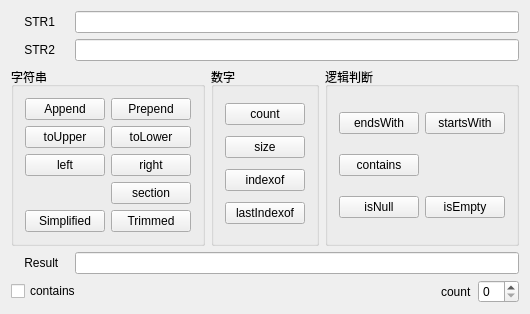
<?xml version="1.0" encoding="UTF-8"?>
<ui version="4.0">
 <class>qMYWidget</class>
 <widget class="QWidget" name="qMYWidget">
  <property name="geometry">
   <rect>
    <x>0</x>
    <y>0</y>
    <width>479</width>
    <height>301</height>
   </rect>
  </property>
  <property name="windowTitle">
   <string>qMYWidget</string>
  </property>
  <layout class="QVBoxLayout" name="verticalLayout_2">
   <item>
    <layout class="QGridLayout" name="gridLayout">
     <item row="0" column="0">
      <widget class="QLabel" name="STR1">
       <property name="text">
        <string>    STR1    </string>
       </property>
      </widget>
     </item>
     <item row="1" column="0">
      <widget class="QLabel" name="STR">
       <property name="text">
        <string>    STR2   </string>
       </property>
      </widget>
     </item>
     <item row="0" column="1">
      <widget class="QLineEdit" name="str1"/>
     </item>
     <item row="1" column="1">
      <widget class="QLineEdit" name="str2"/>
     </item>
    </layout>
   </item>
   <item>
    <layout class="QGridLayout" name="gridLayout_3">
     <item row="0" column="0">
      <widget class="QGroupBox" name="groupBox">
       <property name="title">
        <string>字符串</string>
       </property>
       <layout class="QGridLayout" name="gridLayout_2">
        <item row="0" column="0">
         <widget class="QPushButton" name="btnAppend">
          <property name="toolTip">
           <string>STR2添加到STR1之后</string>
          </property>
          <property name="text">
           <string>Append</string>
          </property>
         </widget>
        </item>
        <item row="0" column="1">
         <widget class="QPushButton" name="btnPrepend">
          <property name="toolTip">
           <string>STR2添加到STR1之后</string>
          </property>
          <property name="text">
           <string>Prepend</string>
          </property>
         </widget>
        </item>
        <item row="1" column="0">
         <widget class="QPushButton" name="btnToUpper">
          <property name="toolTip">
           <string>全部转为大写形式</string>
          </property>
          <property name="text">
           <string>toUpper</string>
          </property>
         </widget>
        </item>
        <item row="1" column="1">
         <widget class="QPushButton" name="btnToLower">
          <property name="toolTip">
           <string>全部转为小写形式</string>
          </property>
          <property name="text">
           <string>toLower</string>
          </property>
         </widget>
        </item>
        <item row="2" column="0">
         <widget class="QPushButton" name="btnLeft">
          <property name="toolTip">
           <string>从STR1左边取Result个字符</string>
          </property>
          <property name="text">
           <string>left</string>
          </property>
         </widget>
        </item>
        <item row="2" column="1">
         <widget class="QPushButton" name="btnRight">
          <property name="toolTip">
           <string>从STR2右边取Result个字符</string>
          </property>
          <property name="text">
           <string>right</string>
          </property>
         </widget>
        </item>
        <item row="3" column="1">
         <widget class="QPushButton" name="btnSection">
          <property name="toolTip">
           <string>以STR2作为分隔符，提取区间</string>
          </property>
          <property name="text">
           <string>section</string>
          </property>
         </widget>
        </item>
        <item row="4" column="0">
         <widget class="QPushButton" name="btnSimplified">
          <property name="toolTip">
           <string>去掉首尾的空格，中间连续空格用一个空格替换</string>
          </property>
          <property name="text">
           <string>Simplified</string>
          </property>
         </widget>
        </item>
        <item row="4" column="1">
         <widget class="QPushButton" name="btnTrimmed">
          <property name="toolTip">
           <string>去掉首尾的空格</string>
          </property>
          <property name="text">
           <string>Trimmed</string>
          </property>
         </widget>
        </item>
       </layout>
      </widget>
     </item>
     <item row="0" column="3">
      <widget class="QGroupBox" name="groupBox_3">
       <property name="title">
        <string>逻辑判断</string>
       </property>
       <layout class="QGridLayout" name="gridLayout_4">
        <item row="0" column="1">
         <widget class="QPushButton" name="btnStartsWith">
          <property name="text">
           <string>startsWith</string>
          </property>
         </widget>
        </item>
        <item row="0" column="0">
         <widget class="QPushButton" name="btnEndsWith">
          <property name="text">
           <string>endsWith</string>
          </property>
         </widget>
        </item>
        <item row="5" column="0">
         <widget class="QPushButton" name="btnIsNull">
          <property name="text">
           <string>isNull</string>
          </property>
         </widget>
        </item>
        <item row="1" column="0">
         <widget class="QPushButton" name="btnContains">
          <property name="text">
           <string>contains</string>
          </property>
         </widget>
        </item>
        <item row="5" column="1">
         <widget class="QPushButton" name="btnIsEmpty">
          <property name="text">
           <string>isEmpty</string>
          </property>
         </widget>
        </item>
       </layout>
      </widget>
     </item>
     <item row="0" column="2">
      <widget class="QGroupBox" name="groupBox_2">
       <property name="title">
        <string>数字</string>
       </property>
       <layout class="QVBoxLayout" name="verticalLayout">
        <item>
         <widget class="QPushButton" name="btnCount">
          <property name="toolTip">
           <string>显示STR1的字符数</string>
          </property>
          <property name="text">
           <string>count</string>
          </property>
         </widget>
        </item>
        <item>
         <widget class="QPushButton" name="btnSize">
          <property name="cursor">
           <cursorShape>ArrowCursor</cursorShape>
          </property>
          <property name="mouseTracking">
           <bool>false</bool>
          </property>
          <property name="toolTip">
           <string>显示STR2的字符数</string>
          </property>
          <property name="text">
           <string>size</string>
          </property>
         </widget>
        </item>
        <item>
         <widget class="QPushButton" name="btnIndexOf">
          <property name="text">
           <string>indexof</string>
          </property>
         </widget>
        </item>
        <item>
         <widget class="QPushButton" name="bnLastIndexof">
          <property name="text">
           <string>lastIndexof</string>
          </property>
         </widget>
        </item>
       </layout>
      </widget>
     </item>
    </layout>
   </item>
   <item>
    <layout class="QGridLayout" name="gridLayout_5">
     <item row="0" column="0">
      <widget class="QLabel" name="Result">
       <property name="text">
        <string>    Result   </string>
       </property>
      </widget>
     </item>
     <item row="0" column="1">
      <widget class="QLineEdit" name="result"/>
     </item>
    </layout>
   </item>
   <item>
    <layout class="QGridLayout" name="gridLayout_6">
     <item row="0" column="2">
      <widget class="QLabel" name="label_4">
       <property name="text">
        <string>count</string>
       </property>
      </widget>
     </item>
     <item row="0" column="3">
      <widget class="QSpinBox" name="spinBox"/>
     </item>
     <item row="0" column="0">
      <widget class="QCheckBox" name="checkBox">
       <property name="text">
        <string>contains </string>
       </property>
      </widget>
     </item>
     <item row="0" column="1">
      <spacer name="horizontalSpacer">
       <property name="orientation">
        <enum>Qt::Horizontal</enum>
       </property>
       <property name="sizeHint" stdset="0">
        <size>
         <width>40</width>
         <height>20</height>
        </size>
       </property>
      </spacer>
     </item>
    </layout>
   </item>
  </layout>
 </widget>
 <layoutdefault spacing="6" margin="11"/>
 <resources/>
 <connections/>
</ui>
